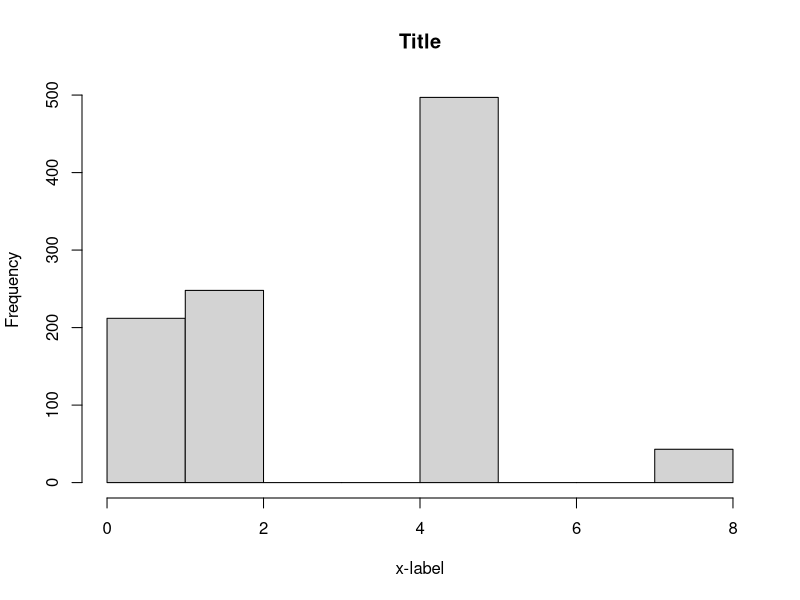
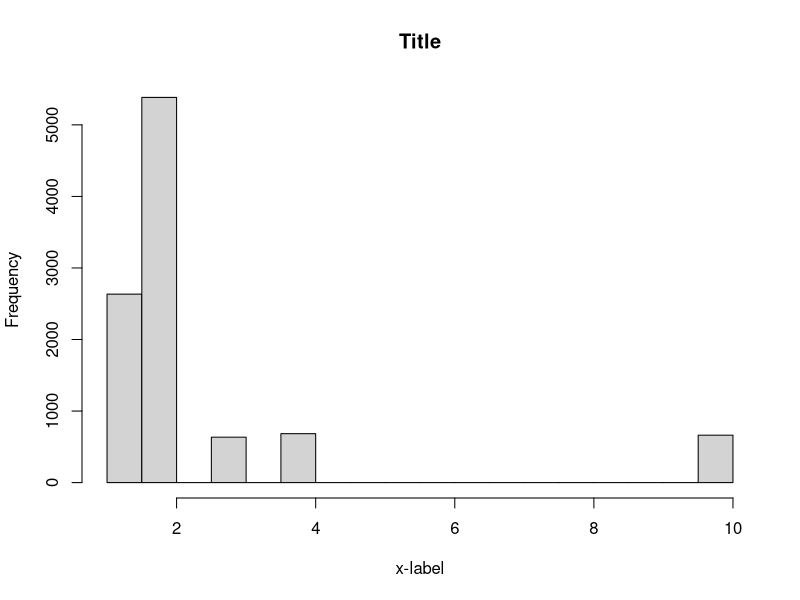

The R script that drew these images, in order:
## ---- chunk 1
#Create and assign vectors

X <- c(1,5,3,9)
X
Y <- c(5,2,0,8)
Y

#Math on X and Y Assign to new vectors aXY, sXY, mXY, dXY

aXY <- X+Y
aXY
sXY <- X-Y
sXY
mXY <- X*Y
mXY
dXY <- X/Y
dXY
## ---- chunk 2
#Sample a value from a vector

sampx <- sample(X, size = 1, prob = c(.25,.25,.25,.25))
sampx
## ---- chunk 3
#Create a labeled histogram based on a 1000 times sample of vector Y.

sampy <- sample(Y, size = 1000, prob =  c(.5,.25,.2,.05) , replace = TRUE)
hist(sampy, xlab = "x-label", main = "Title")
## ---- chunk 4
X <- c(1,2,3,4,10)
sampx <- sample(X, size = 10000, prob = c(.4,.8,.1,.1,.1), replace = T)
hist(sampx, xlab = "x-label" , main = "Title")

## ---- chunk 5
x <- seq(from = 1, to = 12, by = 1)
x
r <- rep(1, times = 12)
r
g <- rep(c(1,0,1,-1), times = 3)
g
## ---- chunk 6

xr <- sum(x*r)
xr
rr <- sum(r*r)
rr
gr <- sum(g*r)
gr
## ---- chunk 7

matX <- matrix(data = x, nrow = 3, ncol = 4, byrow = TRUE)
matX
matY <- diag(x=2, nrow = 4, ncol = 4)
matY

## ---- chunk 8

multiply <- matX%*%matY
multiply

## ---- chunk 9
x <- seq(from = 0, to =8, by=1)
sampx <- sample(x, size = 10000, replace = T, prob = c(0.10011,0.26697,0.31146, 0.20764, 0.08652, 0.02307, 0.00385, 0.00037, 0.00002))
mean <- mean(sampx)
mean
